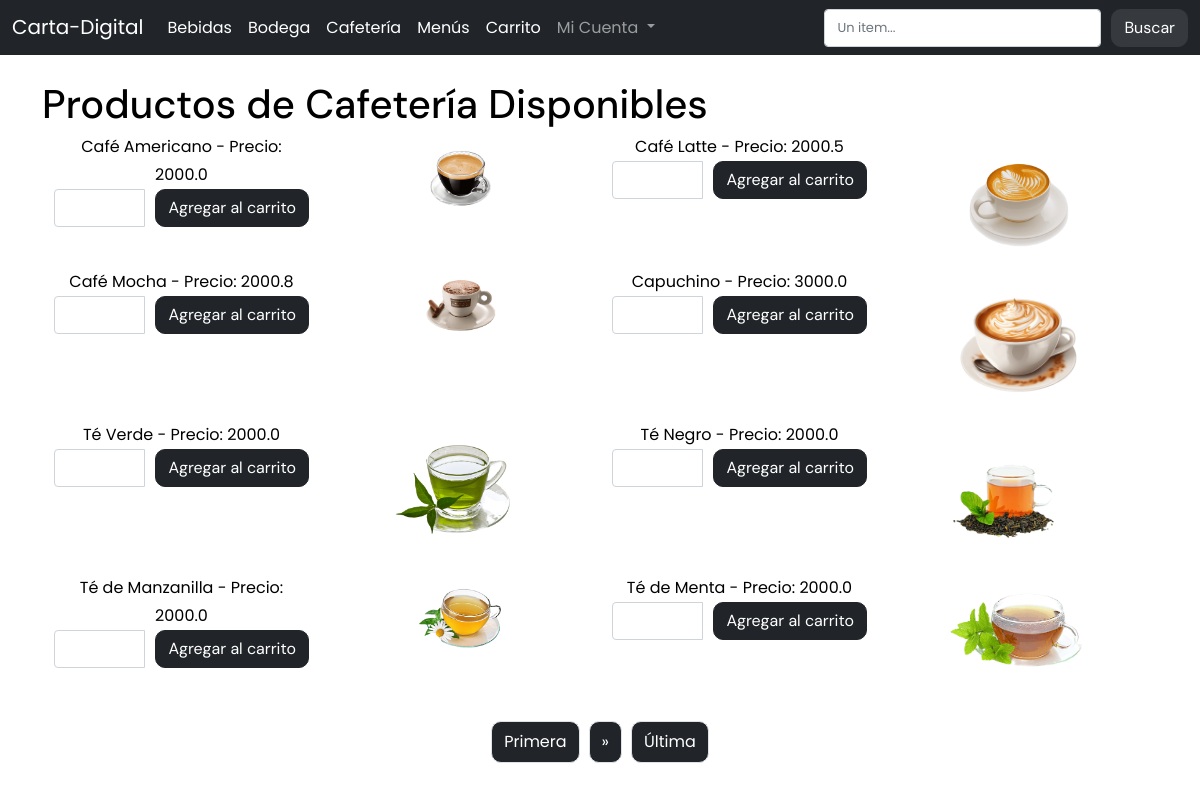
Page /cafeteria/ on the committed database.
### carta/models.py (models this page shows, shortened)
class Item(models.Model):
    nombre = models.CharField(max_length=50, null=False)
    precio = models.FloatField(null=False)
    cantidad_stock = models.IntegerField(null=False, verbose_name="Cantidad en stock")
    categoria = models.ForeignKey(Categoria, on_delete= models.CASCADE, null=True)
    foto = models.ImageField(blank=True, default="/empty.png", upload_to='items/',verbose_name="foto")

### carta/views/paginate.py (the view)
# urls.py: path('cafeteria/', PaginateCafeteriaView),
def PaginateCafeteriaView(request):
   listado_cafeteria = Item.objects.filter(categoria__nombre__iexact = "cafeteria")
   paginator = Paginator(listado_cafeteria, 8)
   pagina = request.GET.get("page") or 1
   cafeteria = paginator.get_page(pagina)
   pagina_actual = int(pagina)
   paginas = range(1, cafeteria.paginator.num_pages + 1)
   return render(request, "cafeteria.html", {"cafeteria":cafeteria,
                                          "paginas":paginas,
                                          "pagina_actual":pagina_actual})

### carta/templates/cafeteria.html (shortened to what this page needs)
{% extends "base.html" %}
{% block content %}
<h1>Productos de Cafetería Disponibles</h1>
<div class="container text-center">
    <div class="row">
      {% for producto in cafeteria %}
      <div class="col-md-3">
        {{ producto.nombre }} - Precio: {{ producto.precio }}
        <form method="post" action="{% url 'agregar-al-carrito' producto.id %}">
          <div class="input-group">
              <input type="number" name="cantidad" value="{{ producto.cantidad_seleccionada }}" min="1" max="{{ producto.cantidad_stock }}" class="form-control">
              <button type="submit" class="btn btn-primary ms-2">Agregar al carrito</button>
          </div>
        </form>
      </div>
      <div class="col-md-3">
        <img class="img-fluid" src="{{ producto.foto.url }}" alt="Foto"/>
      </div>
      {% endfor %}
    </div>
  </div>
<div class="row mt-3 justify-content-center">
  <div class="">
    <nav>
      <ul class="pagination">
        {% if cafeteria.has_previous %}
          <li class="page-item">
            <a class="page-link" href="?page=1">Primera</a>
          </li>
          <li class="page-item">
            <a class="page-link" href="?page={{ cafeteria.previous_page_number }}">&laquo;</a>
          </li>
        {% else %}
          <li class="page-item disabled">
            <a class="page-link" href="?page=1">Primera</a>
          </li>
        {% endif %}
        {% if cafeteria.has_next %}
          <li class="page-item">
            <a class="page-link" href="?page={{ cafeteria.next_page_number }}">&raquo;</a>
          </li>
          <li class="page-item">
            <a class="page-link" href="?page={{ cafeteria.paginator.num_pages }}">Última</a>
          </li>
        {% else %}
        <li class="page-item disabled">
          <a class="page-link" href="#">Última</a>
        </li>
        {% endif %}
      </ul>
    </nav>
  </div>
</div>
{% endblock %}

### rows in the picture
Item: nombre "Café Americano", precio "2000.0", foto (picture)
Item: nombre "Café Latte", precio "2000.5", foto (picture)
Item: nombre "Café Mocha", precio "2000.8", foto (picture)
Item: nombre "Capuchino", precio "3000.0", foto (picture)
Item: nombre "Té Verde", precio "2000.0", foto (picture)
Item: nombre "Té Negro", precio "2000.0", foto (picture)
Item: nombre "Té de Manzanilla", precio "2000.0", foto (picture)
Item: nombre "Té de Menta", precio "2000.0", foto (picture)
